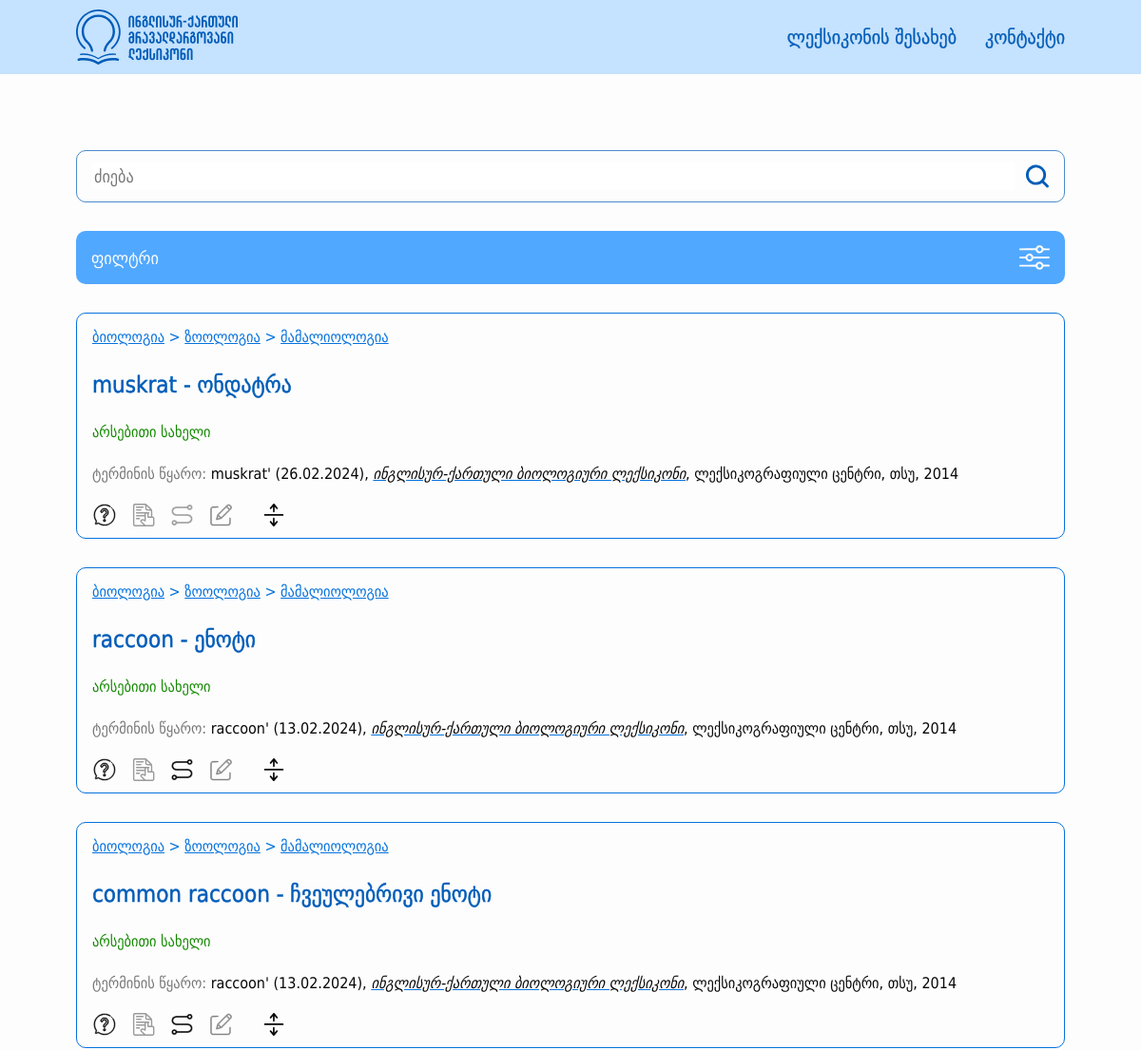
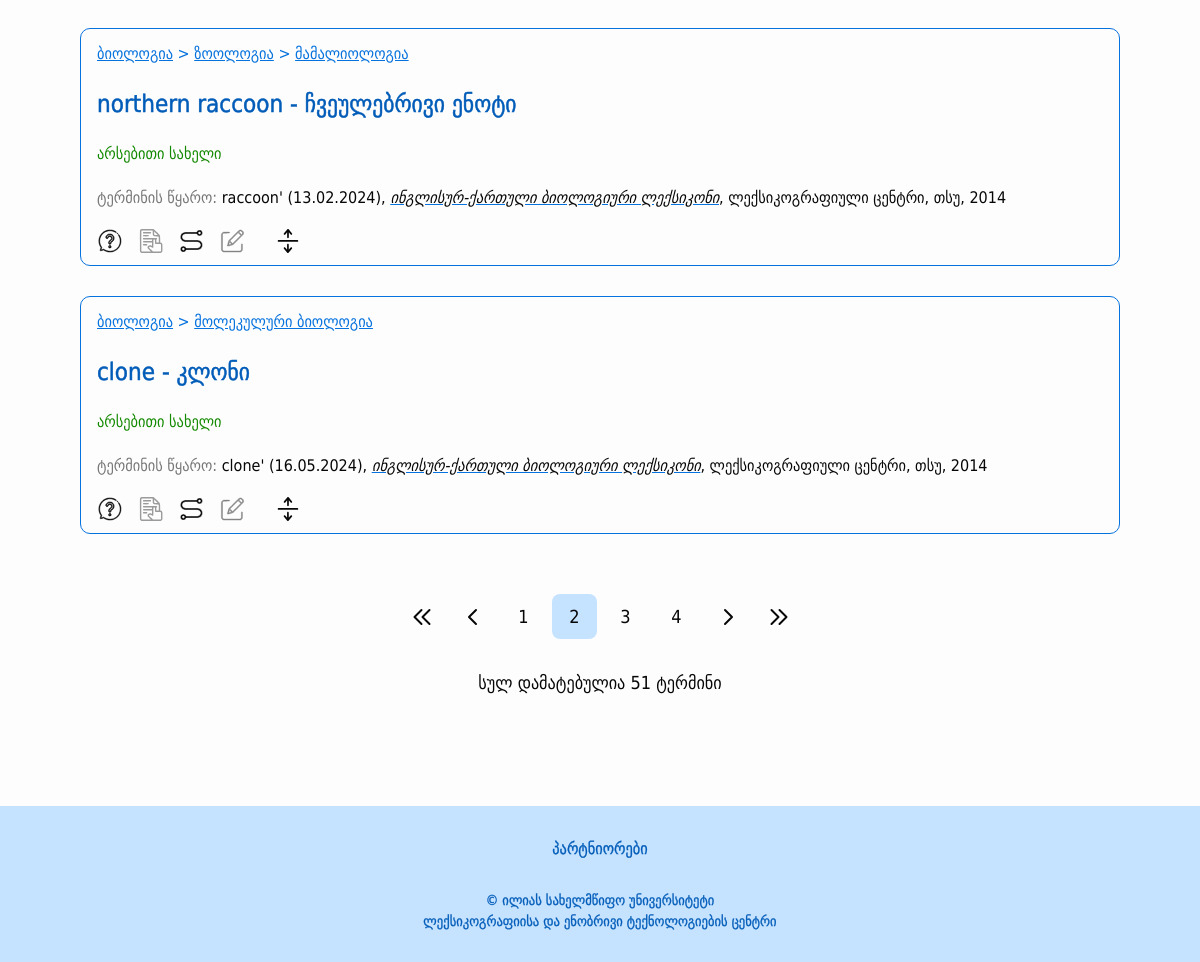
/page/2, run on the app's committed database (2 pictures, top to bottom).
### src/models/terms.py (models this page shows, shortened)
class Category(BaseModel):
    __tablename__ = "categories"
    id = db.Column(db.Integer, primary_key=True)
    name = db.Column(db.String(50), nullable=False)
    parent_id = db.Column(db.Integer, db.ForeignKey("categories.id"), nullable=True)
    is_active = db.Column(db.Boolean, default=True)
    children = db.relationship('Category', backref=db.backref('parent', remote_side=[id]), order_by="Category.name.asc()")
    def get_parents(self):
        parents = []
        if self.parent:
            parents.extend(self.parent.get_parents())
            parents.append(self.parent)
        return parents

class Term(BaseModel):
    __tablename__ = 'terms'
    id = db.Column(db.Integer, primary_key=True)
    geo_word = db.Column(db.String(100), nullable=False)
    eng_word = db.Column(db.String(100), nullable=False)
    grammar_form = db.Column(db.String(50), nullable=True)
    term_source = db.Column(db.Text, nullable=False)
    definition = db.Column(db.Text, nullable=False)
    definition_source = db.Column(db.Text, nullable=False)
    term_type = db.Column(db.String(50), nullable=True)
    context = db.Column(db.Text, nullable=True)
    context_source = db.Column(db.Text, nullable=True)
    comment = db.Column(db.Text, nullable=True)
    english_synonyms = db.Column(db.Text, nullable=True)
    stylistic_label = db.Column(db.String(50), nullable=True)
    is_active = db.Column(db.Boolean, default=True)
    category = db.relationship("Category", secondary="terms_categories", backref="terms")
    def get_synonyms(self):
        connections = ConnectedTerm.query.filter(ConnectedTerm.is_synonym == True, (ConnectedTerm.term1_id == self.id) | (ConnectedTerm.term2_id == self.id)).all()
        synonym_ids = [connection.term1_id if connection.term1_id != self.id else connection.term2_id for connection in connections]
        synonyms = Term.query.filter(Term.id.in_(synonym_ids)).all()
        return synonyms
    def get_related_terms(self):
        connections = ConnectedTerm.query.filter(ConnectedTerm.is_synonym == False, (ConnectedTerm.term1_id == self.id) | (ConnectedTerm.term2_id == self.id)).all()
        connected_term_ids = [connection.term1_id if connection.term1_id != self.id else connection.term2_id for connection in connections]
        related_terms = Term.query.filter(Term.id.in_(connected_term_ids)).all()
        return related_terms
    def has_synonyms_or_relations(self):
        connections = ConnectedTerm.query.filter((ConnectedTerm.term1_id == self.id) | (ConnectedTerm.term2_id == self.id)).first()
        return connections != None
    def get_category_tree(self):
        category_trees = []
        for category in self.category:
            categories = category.get_parents()
            categories.append(category)
            category_trees.append(categories)
        branched_tree = {}
        for category_tree in category_trees:
            current_dict = branched_tree
            for category in category_tree:
                if category not in current_dict:
                    current_dict[category] = {}
                current_dict = current_dict[category]
        return branched_tree

### src/views/main/routes.py (the view, shortened to what this page needs)
@main_blueprint.route("/")
@main_blueprint.route("/page/<int:page>")
def home(page=1):
    items = About.query.all()
    root_categories = Category.query.filter(Category.parent_id.is_(None), Category.is_active == True).all()
    filtered_categories = []
    terms = Term.query.filter(Term.is_active == True, Term.category.any(Category.is_active == True))
    search_word = request.args.get("searchWord", "")
    if search_word:
        terms = terms.filter(Term.geo_word.ilike(f"%{search_word}%") | Term.eng_word.ilike(f"%{search_word}%") | Term.english_synonyms.ilike(f"%{search_word}%"))
    search_letter = request.args.get("searchLetter", "")
    if search_letter:
        terms = terms.filter(Term.geo_word.ilike(f"{search_letter}%") | Term.eng_word.ilike(f"{search_letter}%"))
    categories = request.args.get("categories")
    if categories:
        categories = unquote(categories).split(",")
        filtered_categories = Category.query.filter(Category.id.in_(categories)).all()
        terms = terms.join(Term.category).filter(Category.id.in_(categories))
    sort = request.args.get("sortType")
    print(search_letter, search_word, categories, sort)
    terms = terms.paginate(per_page=5, page=page)
    return render_template("main/main.html", terms=terms,
                           root_categories=root_categories, filtered_categories=filtered_categories,
                           search_word=search_word, search_letter=search_letter, items=items)

### src/templates/main/main.html (shortened to what this page needs)
{% extends 'layouts/base.html' %}
{% from "macros.html" import create_term_card %}
{% block content %}
    <div class="main-outer edge-padding">
        <main class="main-content width-limiter">
            <section class="right-section">
                <section class="search-controls">
                    <div class="search-input-container">
                        <input class="search-input" type="text" placeholder="ძიება" id="searchWord"
                               value="{{ search_word }}"/>
                        <a>
                            <button class="search-button" id="searchButton">
                                <img class="search-button-img"
                                     src="{{ url_for('static', filename='images/search.svg') }}"
                                     alt="search"/>
                            </button>
                        </a>
                    </div>
                    <button id="filter-modal-open-button" class="filter-modal-toggle">
                        <span>ფილტრი</span>
                        <img src="{{ url_for('static', filename='images/filter.svg') }}"/>
                    </button>
                </section>
                {% if terms.items %}
                    <section id="term-list">
                        {% for term in terms.items %}
                            {{ create_term_card(term) }}
                        {% endfor %}
                    </section>
                    <div class="term-list-bottom-bar">
                        <ul class="pagination">
                            {% set query_string = request.query_string.decode() %}
                            {% set current_page = request.view_args.get("page", 1) %}
                            <li class="pagination-item">
                                <a href="{{ url_for("main.home", page=1) }}?{{ query_string }}"
                                   class="pagination-link {% if not terms.has_prev %} disabled {% endif %}">
                                    <img src="{{ url_for('static', filename='images/double-left.svg') }}"
                                         alt="first page"/>
                                </a>
                            </li>
                            <li class="pagination-item">
                                <a href="{{ url_for("main.home", page=current_page - 1) }}?{{ query_string }}"
                                   class="pagination-link{% if not terms.has_prev %} disabled {% endif %}">
                                    <img src="{{ url_for('static', filename='images/left.svg') }}"
                                         alt="previous page"/>
                                </a>
                            </li>
                            {%- for page in terms.iter_pages(left_edge=0, left_current=2, right_current=2, right_edge=0) -%}
                                {%- if page -%}
                                    <li class="pagination-item">
                                        <a href="{{ url_for("main.home", page=page) }}?{{ query_string }}"
                                           class="pagination-link {% if page == current_page %} active {% endif %}">
                                            {{- page -}}
                                        </a>
                                    </li>
                                {%- endif -%}
                            {%- endfor -%}
                            <li class="pagination-item">
                                <a href="{{ url_for("main.home", page=current_page + 1) }}?{{ query_string }}"
                                   class="pagination-link {% if not terms.has_next %} disabled {% endif %}">
                                    <img src="{{ url_for('static', filename='images/right.svg') }}" alt="next page"/>
                                </a>
                            </li>
                            <li class="pagination-item">
                                <a href="{{ url_for("main.home", page=terms.pages) }}?{{ query_string }}"
                                   class="pagination-link {% if not terms.has_next %} disabled {% endif %}">
                                    <img src="{{ url_for('static', filename='images/double-right.svg') }}"
                                         alt="last page"/>
                                </a>
                            </li>
                        </ul>
                        {% if request.query_string.decode() == "" %}
                            <span class="search-result-number">სულ დამატებულია {{ terms.total }} ტერმინი</span>
                        {% else %}
                            <span class="search-result-number">სულ ნაპოვნია {{ terms.total }} ტერმინი</span>
                        {% endif %}
                    </div>
                {% endif %}
            </section>
        </main>
    </div>
{% endblock %}

### src/templates/macros.html (shortened to what this page needs)
{% macro is_active(page) %}
    {% if request.endpoint.endswith(page) %}
        active-nav-link
    {% else %}
        nav-link
    {% endif %}
{% endmacro %}
{% macro render_subcategories(subcategories) %}
    {% for subcategory in subcategories.keys() %}
        <a href="{{ url_for('main.home', categories=subcategory.id) }}," style="display: inline-block;">
            {{ subcategory.name }}
        </a>
        {% if subcategories[subcategory].values() %}
            > {{ render_subcategories(subcategories[subcategory]) }}
        {% endif %}
    {% endfor %}
{% endmacro %}
{% macro create_term_card(term) %}
    <article class="term-card">
        {% set categories = term.get_category_tree() %}
        {% for category in categories.keys() %}
            <div class="field">
                <a href="{{ url_for('main.home', categories=category.id) }}," style="display: inline-block;">
                    {{ category.name }}
                </a>
                {% for subcategory in categories.values() if subcategory %}
                    > {{ render_subcategories(subcategory) }}
                {% endfor %}
            </div>
        {% endfor %}
        <a href="{{ url_for('main.term_detail', term_id=term.id) }}" class="unstyled-link">
            <h3 class="word-pair">{{ term.eng_word }} - {{ term.geo_word }}</h3>
        </a>
        <span class="word-type abbr-support">{{ term.grammar_form }}</span>
        <p class="term-source abbr-support">
            <span class="term-source-label">ტერმინის წყარო:</span>
            {{ term.term_source | safe }}
        </p>
        <section class="term-controls">
            <button class="term-button definition-button" title="განმარტების ჩვენება"
                    data-target="definition-{{ term.id }}">
            </button>
            <button class="term-button context-button" data-target="context-{{ term.id }}"
                    {% if not term.context %}
                    title="კონტექსტი ამ ტერმინს არ აქვს" disabled
                    {% else %}
                    title="კონტექსტის ჩვენება"
                    {% endif %}>
            </button>
            <button class="term-button synonym-button" data-target="connected-{{ term.id }}"
                    {% if not term.has_synonyms_or_relations() %}
                    title="დაკავშირებული სიტყვები და სინონიმები ამ ტერმინს არ აქვს" disabled
                    {% else %}
                    title="დაკავშირებული სიტყვების და სინონიმების ჩვენება"
                    {% endif %}>
            </button>
            <button class="term-button comment-button" data-target="comment-{{ term.id }}"
                    {% if not term.comment %}
                    title="კომენტარი ამ ტერმინს არ აქვს" disabled
                    {% else %}
                    title="კომენტარის ჩვენება"
                    {% endif %}>
            </button>
            <button class="term-button toggle-all-button" data-target="{{ term.id }}">
            </button>
        </section>
    </article>
{% endmacro %}

### src/static/styles/global.css (style rules this page uses)
:root { --color-light-blue: 197, 226, 255; --color-light-blue-2: 143, 199, 255; --color-blue: 6, 114, 221; --color-blue-1: 81, 168, 255; --color-blue-2: 0, 92, 184; --color-white: 253, 253, 253; --color-black: 7, 7, 7; --color-gray: 119, 119, 119; --color-gray-2: 237, 237, 237; --color-green: 19, 137, 0; --color-red: 229, 0, 0; }
*, *::before, *::after { box-sizing: border-box; }
* { margin: 0; }
body { line-height: 1.5; -webkit-font-smoothing: antialiased; }
img, picture, video, canvas, svg { display: block; max-width: 100%; }
input, button, textarea, select { font: inherit; }
p, h1, h2, h3, h4, h5, h6 { overflow-wrap: break-word; }
* { color: rgb(var(--color-black)); font-family: 'DejaVu Sans Condensed', sans-serif; }
body { display: flex; min-height: 100vh; flex-direction: column; background-color: rgb(var(--color-white)); }
ul { list-style: none; padding: 0; margin: 0; }
button { all: unset; cursor: pointer; box-sizing: border-box; }

### src/static/styles/shared.css (style rules this page uses)
.edge-padding { padding: 10px 20px; }
.width-limiter { max-width: 1300px; margin: 0 auto; }
.search-input-container { width: 100%; display: flex; padding: 12px 16px; gap: 12px; border-radius: 10px; border: 1px solid rgb(var(--color-blue-2), 0.7); }
.search-input-container a { display: flex; }
.search-input { flex: 1; font-size: 18px; border: none; outline: none; color: rgb(var(--color-black)); }
.search-input::placeholder { color: rgb(var(--color-gray)); }
.main-outer { padding-top: 60px; padding-bottom: 100px; flex: 1; }
.term-list-bottom-bar { margin-top: 48px; display: flex; gap: 8px; align-items: center; flex-direction: column; gap: 24px; }
.search-result-number { display: inline; }
.pagination { display: flex; gap: 4px; margin: 0 auto; width: fit-content; }
.pagination .pagination-link { all: unset; display: flex; background-color: rgb(var(--color-white)); width: 32px; height: 32px; align-items: center; justify-content: center; font-size: 18px; border-radius: 8px; cursor: pointer; }
.pagination .pagination-link.active { background-color: rgb(var(--color-light-blue)); }
.unstyled-link { text-decoration: none; color: inherit; }
@media screen and (min-width: 768px) { .edge-padding { padding: 10px 80px; } }
@media screen and (min-width: 768px) { .main-outer { padding: 80px; padding-bottom: 110px; } }
@media screen and (min-width: 768px) { .search-result-number { font-size: 18px; } }
@media screen and (min-width: 768px) { .pagination { gap: 6px; } }
@media screen and (min-width: 768px) { .term-list-bottom-bar { margin-top: 60px; gap: 30px; } }
@media screen and (min-width: 768px) { .pagination .pagination-link { width: 45px; height: 45px; } }

### src/static/styles/other.css (style rules this page uses)
.main-outer { display: flex; }
main { display: flex; flex: 1; }

### data on the page
Term: eng_word "muskrat", geo_word "ონდატრა", grammar_form "არსებითი სახელი", term_source "muskrat' (26.02.2024), ინგლისურ-ქართული ბიოლოგიური ლექსიკონი , ლექსიკოგრაფიული ცენტრი, თსუ, 2014"
Category: name "ბიოლოგია"
Category: name "ზოოლოგია"
Category: name "მამალიოლოგია"
Term: eng_word "raccoon", geo_word "ენოტი", grammar_form "არსებითი სახელი", term_source "raccoon' (13.02.2024), ინგლისურ-ქართული ბიოლოგიური ლექსიკონი , ლექსიკოგრაფიული ცენტრი, თსუ, 2014"
Term: eng_word "common raccoon", geo_word "ჩვეულებრივი ენოტი", grammar_form "არსებითი სახელი", term_source "raccoon' (13.02.2024), ინგლისურ-ქართული ბიოლოგიური ლექსიკონი , ლექსიკოგრაფიული ცენტრი, თსუ, 2014"
Term: eng_word "northern raccoon", geo_word "ჩვეულებრივი ენოტი", grammar_form "არსებითი სახელი", term_source "raccoon' (13.02.2024), ინგლისურ-ქართული ბიოლოგიური ლექსიკონი , ლექსიკოგრაფიული ცენტრი, თსუ, 2014"
Term: eng_word "clone", geo_word "კლონი", grammar_form "არსებითი სახელი", term_source "clone' (16.05.2024), ინგლისურ-ქართული ბიოლოგიური ლექსიკონი , ლექსიკოგრაფიული ცენტრი, თსუ, 2014"
Category: name "მოლეკულური ბიოლოგია"

### other printed values
{{ page }} "1" "2" "3" "4"
{{ terms.total }} "51"
